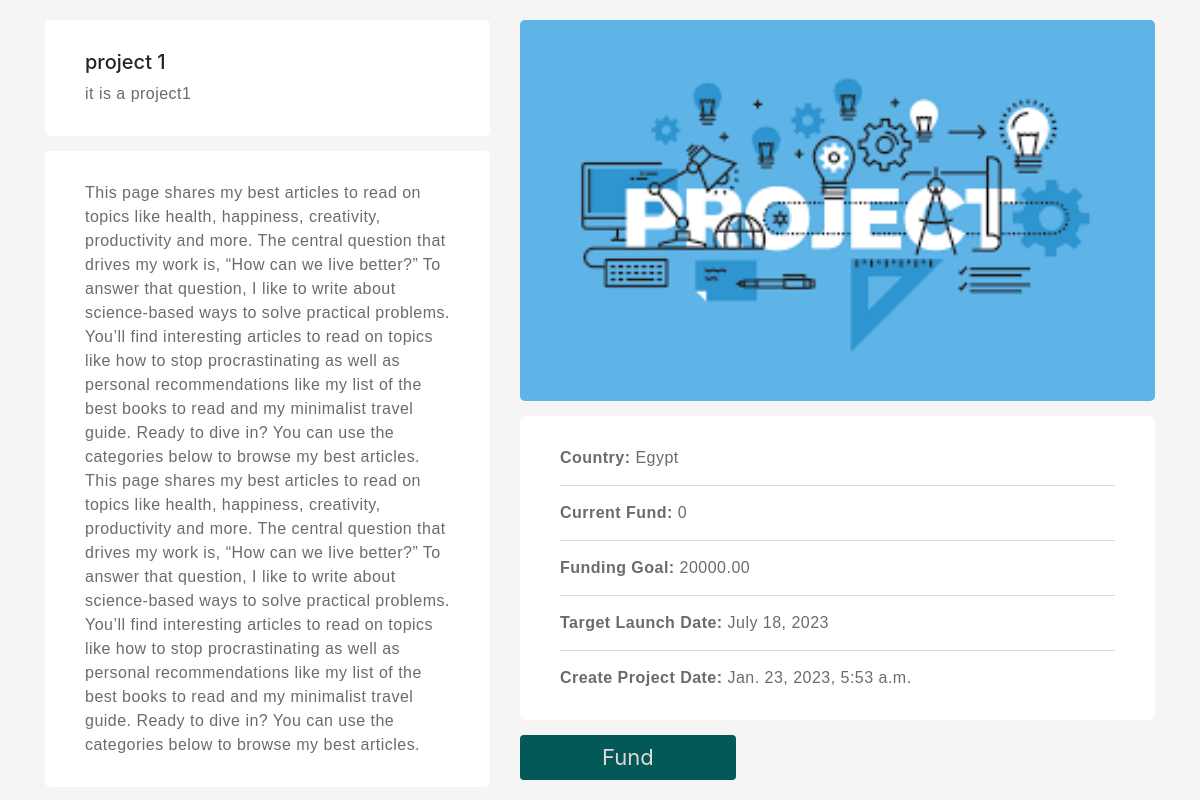
The page /projects/singleProject/1 on the database its author committed.
### projectApp/models.py (models this page shows, shortened)
class project(models.Model):
    name = models.CharField(max_length=50, unique=True)
    small_description = models.CharField(max_length=100)
    description = models.TextField()
    country = models.CharField(max_length=50)
    image = models.ImageField(upload_to='photos/%y/%m/%d')
    funding_goal = models.DecimalField(max_digits=10, decimal_places=2)
    target_launch_date = models.DateField(null=True, blank=True)
    create_project_date = models.DateTimeField(default=datetime.now)
    total_fund = models.IntegerField(default=0)
    user = models.ForeignKey(User, default=None,null=True, on_delete=models.CASCADE)
    class Meta:
        verbose_name= "all projects"

### projectApp/views.py (the view)
# urls.py: path('singleProject/<id>',views.viewSingleProject, name="viewSingleProject"),
def viewSingleProject (request,id):
    singleProject= project.objects.get(pk = id)
    return render(request,'projectApp/singleProject.html',{"project":singleProject})

### templates/projectApp/singleProject.html (shortened to what this page needs)
<html>
  <head>
    {% load static %}
    <link rel="stylesheet" href="https://cdn.jsdelivr.net/npm/bootstrap@4.3.1/dist/css/bootstrap.min.css">
    <link rel="stylesheet" href="https://cdnjs.cloudflare.com/ajax/libs/font-awesome/5.12.1/css/all.min.css" />
    <link rel="stylesheet" href="{% static 'css\projectApp\Single_Project.css' %}">
  </head>
  <body>
    <div class="container">
        <div class="row">
            <div class="col-md-5">
                <div class="project-info-box mt-0">
                    <h5>{{project.name}}</h5>
                    <p class="mb-0">{{project.small_description}}</p>
                </div>
                <div class="project-info-box">
                    <p>{{project.description}}</p>
                </div>
            </div>
            <div class="col-md-7">
                <img src="{{project.image.url}}"  alt="project-image" class="rounded">
                <div class="project-info-box">
                    <p><b>Country:</b> {{project.country}}</p>
                    <p><b>Current Fund:</b> {{project.total_fund}}</p>
                    <p><b>Funding Goal:</b> {{project.funding_goal}}</p>
                    <p><b>Target Launch Date:</b> {{project.target_launch_date}}</p>
                    <p><b>Create Project Date:</b> {{project.create_project_date}}</p>
                </div>
                <div class="d-flex">
                  <button class="btn" id="show1"> <a href="{% url 'fund:entrypage' %}">  Fund </a> </button>
                </div>
            </div>
        </div>
    </div>
  </body>
</html>

### project/static/css/projectApp/Single_Project.css (style rules this page uses)
body { background:#f5f5f5; margin-top:20px; }
.project-info-box { margin: 15px 0; background-color: #fff; padding: 30px 40px; border-radius: 5px; }
.project-info-box p { margin-bottom: 15px; padding-bottom: 15px; border-bottom: 1px solid #d5dadb; }
.project-info-box p:last-child { margin-bottom: 0; padding-bottom: 0; border-bottom: none; }
img { width: 100%; max-width: 100%; height: auto; -webkit-backface-visibility: hidden; }
.rounded { border-radius: 5px !important; }
p { font-family: "Barlow", sans-serif !important; font-weight: 300; font-size: 1rem; color: #686c6d; letter-spacing: 0.03rem; margin-bottom: 10px; }
b, strong { font-weight: 700 !important; }
#show1 { background-color: rgb(3, 88, 88); border: none; color: rgb(226, 214, 214); width: 34%; font-size: 22px; margin-bottom: 20px; }
#show1 a { color: rgb(226, 214, 214); }

### rows shown on the page
project: name "project 1", small_description "it is a project1", description "This page shares my best articles to read on topics like health, happiness, creativity, productivity and more. The central question that drives my work is, “How can we live better?” To answer that question, I like to write about science-based ways to solve practical problems. You’ll find interesting articles to read on topics like how to stop procrastinating as well as personal recommendations like my list of the best books to read and my minimalist travel guide. Ready to dive in? You can use the categories below to browse my best articles. This page shares my best articles to read on topics like health, happiness, creativity, productivity and more. The central question that drives my work…", image (picture), country "Egypt", total_fund "0", funding_goal "20000.00", target_launch_date "July 18, 2023", create_project_date "Jan. 23, 2023, 5:53 a.m."
